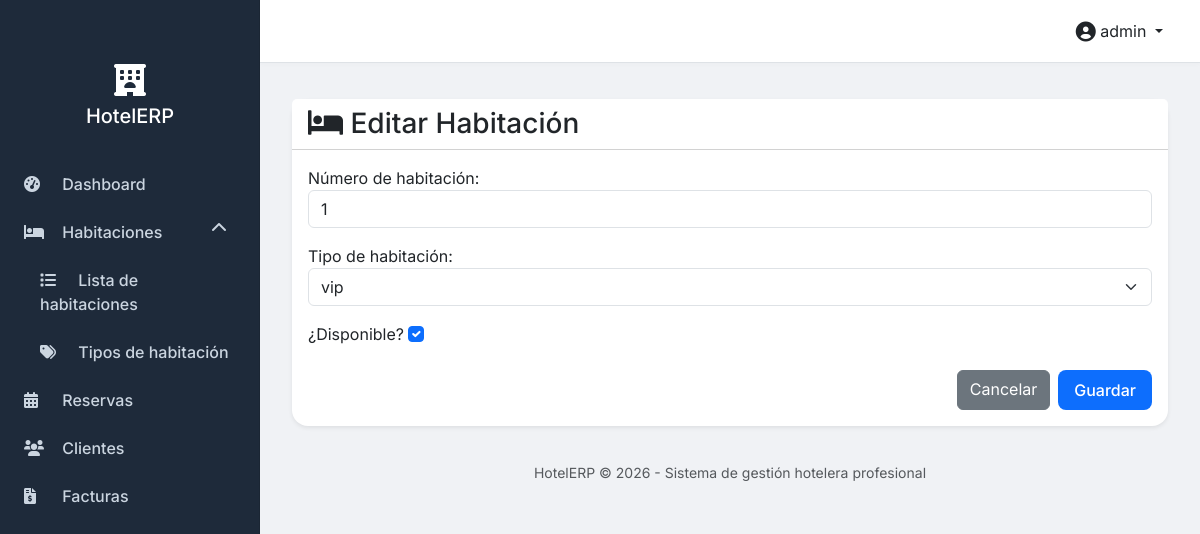
/rooms/1/edit/ (signed in), run on the app's committed database.
### hotel/models.py (models this page shows, shortened)
class Room(models.Model):
    room_number = models.CharField(max_length=10, unique=True, verbose_name="Número de habitación")
    room_type = models.ForeignKey(RoomType, on_delete=models.CASCADE, related_name='rooms')
    is_available = models.BooleanField(default=True, verbose_name="¿Disponible?")
    class Meta:
        verbose_name = "Habitación"
        verbose_name_plural = "Habitaciones"

### hotel/views.py (the view)
# urls.py: path('rooms/<int:pk>/edit/', views.room_edit, name='room_edit'),
@login_required
def room_edit(request, pk):
    room = get_object_or_404(Room, pk=pk)
    if request.method == 'POST':
        form = RoomForm(request.POST, instance=room)
        if form.is_valid():
            form.save()
            messages.success(request, 'Habitación actualizada.')
            return redirect('hotel:room_list')
    else:
        form = RoomForm(instance=room)
    return render(request, 'hotel/room_form.html', {'form': form, 'title': 'Editar Habitación'})

### hotel/forms.py
class RoomForm(forms.ModelForm):
    class Meta:
        model = Room
        fields = ['room_number', 'room_type', 'is_available']
        widgets = {
            'room_number': forms.TextInput(attrs={'class': 'form-control', 'placeholder': 'Ej: 101'}),
            'room_type': forms.Select(attrs={'class': 'form-select'}),
            'is_available': forms.CheckboxInput(attrs={'class': 'form-check-input'}),
        }
        labels = {
            'room_number': 'Número de habitación',
            'room_type': 'Tipo de habitación',
            'is_available': '¿Disponible?',
        }

### hotel/models.py (called while the page is built)
    def __str__(self):
        return self.name

### hotel/templates/hotel/room_form.html (shortened to what this page needs)
{% extends 'hotel/base.html' %}
{% block content %}
<div class="container">
    <div class="card shadow-sm">
        <div class="card-header bg-white">
            <h3 class="mb-0"><i class="fas fa-bed"></i> {{ title }}</h3>
        </div>
        <div class="card-body">
            <form method="post">
                {{ form.as_p }}
                <div class="d-flex justify-content-end gap-2 mt-4">
                    <a href="{% url 'hotel:room_list' %}" class="btn btn-secondary">Cancelar</a>
                    <button type="submit" class="btn btn-primary">Guardar</button>
                </div>
            </form>
        </div>
    </div>
</div>
{% endblock %}

### hotel/templates/hotel/base.html (shortened to what this page needs)
<!DOCTYPE html>
<html lang="es">
<head>
    <link href="https://cdn.jsdelivr.net/npm/bootstrap@5.3.0-alpha1/dist/css/bootstrap.min.css" rel="stylesheet">
    <link rel="stylesheet" href="https://cdnjs.cloudflare.com/ajax/libs/font-awesome/6.0.0-beta3/css/all.min.css">
</head>
<body>
    <div class="sidebar">
        <div class="d-flex flex-column align-items-center mt-3 mb-4">
            <i class="fas fa-hotel fa-2x text-white"></i>
            <h5 class="text-white mt-2">HotelERP</h5>
        </div>
        <ul class="nav flex-column">
            <li class="nav-item">
                <a class="nav-link {% if request.resolver_match.url_name == 'index' %}active{% endif %}" href="{% url 'hotel:index' %}">
                    <i class="fas fa-tachometer-alt"></i> Dashboard
                </a>
            </li>
            <li class="nav-item">
                <a class="nav-link" href="#roomsSubmenu" data-bs-toggle="collapse" role="button" aria-expanded="false" aria-controls="roomsSubmenu">
                    <i class="fas fa-bed"></i> Habitaciones
                    <i class="fas fa-chevron-down float-end" style="transition: transform 0.2s;"></i>
                </a>
                <div class="collapse" id="roomsSubmenu">
                    <ul class="nav flex-column ms-3">
                        <li class="nav-item">
                            <a class="nav-link {% if 'room_list' in request.resolver_match.url_name %}active{% endif %}" href="{% url 'hotel:room_list' %}">
                                <i class="fas fa-list"></i> Lista de habitaciones
                            </a>
                        </li>
                        <li class="nav-item">
                            <a class="nav-link {% if 'roomtype' in request.path %}active{% endif %}" href="{% url 'hotel:roomtype_list' %}">
                                <i class="fas fa-tags"></i> Tipos de habitación
                            </a>
                        </li>
                    </ul>
                </div>
            </li>
            <li class="nav-item">
                <a class="nav-link {% if 'reservation' in request.path %}active{% endif %}" href="{% url 'hotel:reservation_list' %}">
                    <i class="fas fa-calendar-alt"></i> Reservas
                </a>
            </li>
            <li class="nav-item">
                <a class="nav-link {% if 'customer' in request.path %}active{% endif %}" href="{% url 'hotel:customer_list' %}">
                    <i class="fas fa-users"></i> Clientes
                </a>
            </li>
            <li class="nav-item">
                <a class="nav-link {% if 'invoice' in request.path %}active{% endif %}" href="{% url 'hotel:invoice_list' %}">
                    <i class="fas fa-file-invoice-dollar"></i> Facturas
                </a>
            </li>
        </ul>
    </div>
    <nav class="navbar-top d-flex justify-content-between align-items-center">
        <div class="dropdown">
            <button class="btn btn-link text-dark text-decoration-none dropdown-toggle" type="button" id="userDropdown" data-bs-toggle="dropdown" aria-expanded="false">
                <i class="fas fa-user-circle fa-lg"></i> {{ user.username }}
            </button>
        </div>
    </nav>
    <main class="mt-3">
        {% block content %}
        {% endblock %}
    </main>
    <footer>
        <p class="text-muted small">HotelERP © {% now "Y" %} - Sistema de gestión hotelera profesional</p>
    </footer>
</body>
</html>

### hotel/templates/hotel/base.html (style rules this page uses)
* { font-family: 'Inter', sans-serif; }
body { background-color: #f0f2f5; margin: 0; padding: 0; }
.sidebar { position: fixed; top: 0; bottom: 0; left: 0; z-index: 100; padding: 48px 0 0; box-shadow: inset -1px 0 0 rgba(0, 0, 0, .1); background-color: #1e2a3a; width: 260px; }
.sidebar .nav-link { font-weight: 500; color: #cbd5e0; padding: 0.75rem 1.5rem; transition: all 0.2s; }
.sidebar .nav-link i { margin-right: 10px; width: 24px; }
main { margin-left: 260px; padding: 20px; }
.navbar-top { background-color: #fff; border-bottom: 1px solid #dee2e6; padding: 0.75rem 1.5rem; margin-left: 260px; position: sticky; top: 0; z-index: 99; box-shadow: 0 2px 4px rgba(0,0,0,0.02); }
.card { border-radius: 1rem; border: none; box-shadow: 0 4px 12px rgba(0,0,0,0.05); transition: transform 0.2s, box-shadow 0.2s; }
.btn-primary { background-color: #0d6efd; border: none; border-radius: 0.5rem; padding: 0.5rem 1rem; font-weight: 500; }
footer { margin-left: 260px; background: transparent; text-align: center; padding: 1rem; color: #6c757d; }
#roomsSubmenu.collapse.show + .nav-link .fa-chevron-down, .nav-link[aria-expanded="true"] .fa-chevron-down { transform: rotate(180deg); }

### data on the page
Room: room_number "1", room_type "vip", is_available "☑"

### other printed values
{{ user.username }} "admin"
{{ title }} "Editar Habitación"
